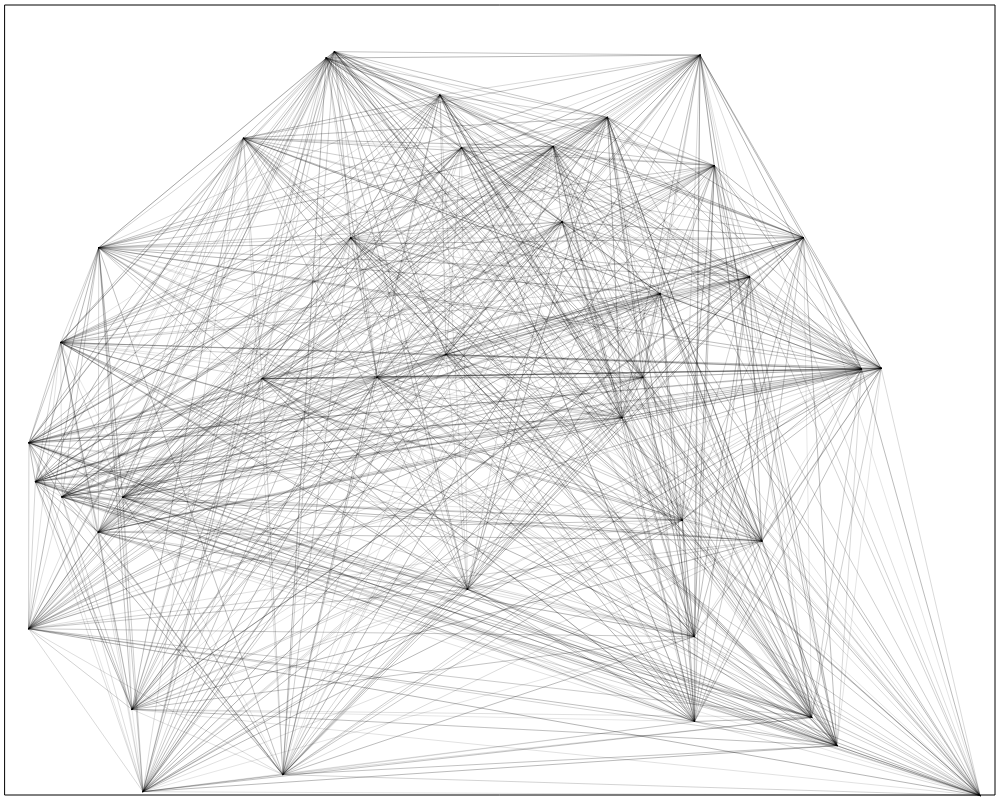
Frame 1 (no input)
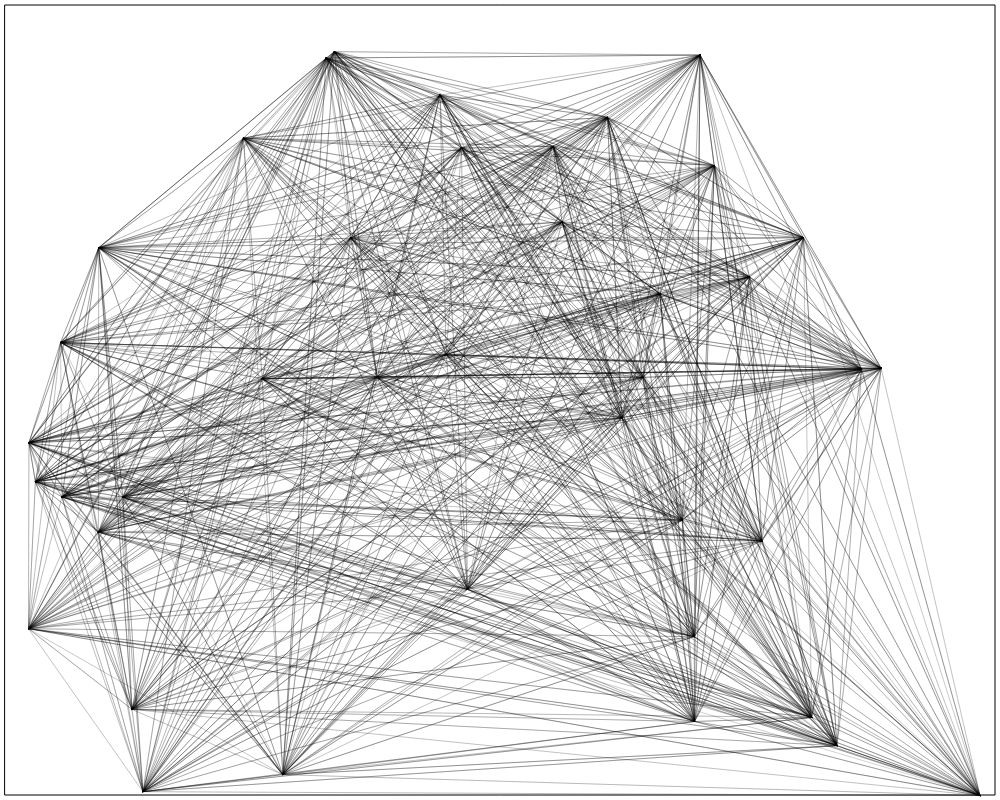
Frame 2 (the mouse pressed at the canvas centre, redrawn once)

The p5.js sketch that drew these frames (run headless with seeded random() and noise() and a simulated clock; the mouse was pressed at the canvas centre and the sketch redrawn once):

// p5.js sketch
// ── sketch.js
var xPoint = [];
var y2Point = [];
var Points = 40;


function setup() {
  createCanvas(1000,800);
  background(255);
  noFill();
  stroke(0);
  rect(5,5,990,790);
  
  for(var i = 0; i < Points; i++) {
    xPoint[i] = random(1000);
    y2Point[i] = random(800);
  
  }
}

function draw() { 
  stroke(0);
  for(var i = 0; i < Points; i++) {
    for(var j = i; j < Points; j++) {
      line(xPoint[i], y2Point[i], xPoint[j], y2Point[j]);
      stroke(0);
      strokeWeight(random(0.1, 0.3));
      point(xPoint, y2Point);
    }
  }
  noLoop();
}
